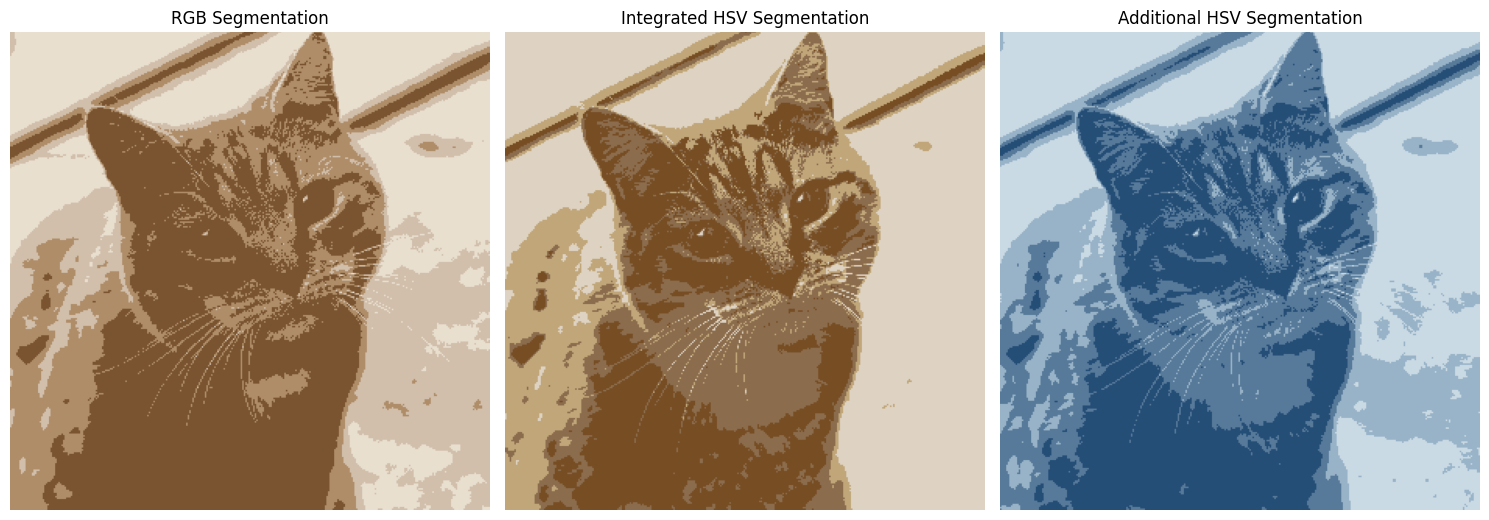
#> input picture results/segmentation_comparison.png, 1489 x 520 px
$ python rgb_hsv_kmeans_segmentation.py results/segmentation_comparison.png
#> lines starting #> are read from the running program, lines starting #| are printed output that depends on the picture
"""
RGB and HSV Image Segmentation using a custom K-means implementation.

This project compares image segmentation performed in RGB and HSV color spaces.
Initial centroids are selected with a greedy farthest-point strategy.
"""

import argparse
from pathlib import Path

import cv2
import matplotlib.pyplot as plt
import numpy as np


def greedy_centroid_selection(pixels: np.ndarray, n_clusters: int, rng: np.random.Generator) -> np.ndarray:
    """
    Select initial centroids using a greedy farthest-point strategy.

    The first centroid is selected randomly. Each subsequent centroid is
    selected as the pixel with the largest distance from its nearest
    already-selected centroid.
    """
    if pixels.ndim != 2:
        raise ValueError("pixels must be a 2D array.")
    if len(pixels) < n_clusters:
        raise ValueError("Number of pixels must be at least the number of clusters.")

    centroids = [pixels[rng.integers(len(pixels))]]

    for _ in range(1, n_clusters):
        distances = np.min(
            np.linalg.norm(
                pixels[:, None] - np.asarray(centroids)[None, :],
                axis=2,
            ),
            axis=1,
        )
        centroids.append(pixels[np.argmax(distances)])

    return np.asarray(centroids)


def assign_clusters(pixels: np.ndarray, centroids: np.ndarray) -> np.ndarray:
    """Assign each pixel to its nearest centroid using Euclidean distance."""
    distances = np.linalg.norm(
        pixels[:, None] - centroids[None, :],
        axis=2,
    )
    return np.argmin(distances, axis=1)


def update_centroids(
    pixels: np.ndarray,
    labels: np.ndarray,
    centroids: np.ndarray,
    n_clusters: int,
) -> np.ndarray:
    """
    Update centroids using the mean of each cluster.

    Empty clusters keep their previous centroid instead of being replaced
    with a zero vector.
    """
    new_centroids = centroids.copy()

    for cluster_id in range(n_clusters):
        cluster_points = pixels[labels == cluster_id]
        if len(cluster_points) > 0:
            new_centroids[cluster_id] = cluster_points.mean(axis=0)

    return new_centroids


def kmeans_segment(
    pixels: np.ndarray,
    image_shape: tuple[int, int, int],
    n_clusters: int = 4,
    max_iter: int = 8,
    seed: int = 42,
) -> np.ndarray:
    """
    Segment an image represented by a pixel matrix using custom K-means.

    Returns an image whose pixels are replaced by their assigned cluster
    centroids.
    """
    rng = np.random.default_rng(seed)

    centroids = greedy_centroid_selection(pixels, n_clusters, rng)

    for _ in range(max_iter):
        labels = assign_clusters(pixels, centroids)
        new_centroids = update_centroids(
            pixels,
            labels,
            centroids,
            n_clusters,
        )

        if np.allclose(centroids, new_centroids):
            break

        centroids = new_centroids

    # Recompute labels once using the final centroids.
    labels = assign_clusters(pixels, centroids)

    return centroids[labels].reshape(image_shape).astype(np.uint8)


def save_comparison(
    original_rgb: np.ndarray,
    segmented_rgb: np.ndarray,
    segmented_hsv_rgb: np.ndarray,
    difference: np.ndarray,
    output_dir: Path,
) -> None:
    """Save individual results and a combined comparison figure."""
    output_dir.mkdir(parents=True, exist_ok=True)

    cv2.imwrite(
        str(output_dir / "RGB_Segmentation.jpg"),
        cv2.cvtColor(segmented_rgb, cv2.COLOR_RGB2BGR),
        [cv2.IMWRITE_JPEG_QUALITY, 95],
    )

    cv2.imwrite(
        str(output_dir / "HSV_Segmentation.jpg"),
        cv2.cvtColor(segmented_hsv_rgb, cv2.COLOR_RGB2BGR),
        [cv2.IMWRITE_JPEG_QUALITY, 95],
    )

    cv2.imwrite(
        str(output_dir / "Segmentation_Difference.jpg"),
        cv2.cvtColor(difference, cv2.COLOR_RGB2BGR),
        [cv2.IMWRITE_JPEG_QUALITY, 95],
    )

    fig, axes = plt.subplots(1, 3, figsize=(15, 6))

    axes[0].imshow(segmented_rgb)
    axes[0].set_title("RGB Segmentation")
    axes[0].axis("off")

    axes[1].imshow(segmented_hsv_rgb)
    axes[1].set_title("HSV Segmentation")
    axes[1].axis("off")

    axes[2].imshow(difference)
    axes[2].set_title("Difference")
    axes[2].axis("off")

    fig.tight_layout()
    fig.savefig(
        output_dir / "Segmentation_Comparison.jpg",
        dpi=300,
        bbox_inches="tight",
    )
    plt.show()
    plt.close(fig)


def main() -> None:
    parser = argparse.ArgumentParser(
        description="Compare RGB and HSV image segmentation using custom K-means."
    )
    parser.add_argument(
        "image",
        type=Path,
        help="Path to the input image.",
    )
    parser.add_argument(
        "--output-dir",
        type=Path,
        default=Path("results"),
        help="Directory where output images will be saved (default: results).",
    )
    parser.add_argument(
        "--clusters",
        type=int,
        default=4,
        help="Number of K-means clusters (default: 4).",
    )
    parser.add_argument(
        "--max-iter",
        type=int,
        default=8,
        help="Maximum number of K-means iterations (default: 8).",
    )
    parser.add_argument(
        "--resize-factor",
        type=float,
        default=0.3,
        help="Resize factor for the input image (default: 0.3).",
    )
    parser.add_argument(
        "--seed",
        type=int,
        default=42,
        help="Random seed for reproducible centroid initialization (default: 42).",
    )
    args = parser.parse_args()

    if not args.image.exists():
        raise FileNotFoundError(f"Image not found: {args.image}")

    if args.clusters < 1:
        raise ValueError("--clusters must be at least 1.")

    if args.max_iter < 1:
        raise ValueError("--max-iter must be at least 1.")

    if not 0 < args.resize_factor <= 1:
        raise ValueError("--resize-factor must be between 0 and 1.")

    image_bgr = cv2.imread(str(args.image), cv2.IMREAD_COLOR)
#> image_bgr is the input picture: shape (520, 1489, 3); mean B, G, R 150.5, 160.1, 166.8
    if image_bgr is None:
        raise ValueError(f"Could not decode image: {args.image}")

    image_rgb = cv2.cvtColor(image_bgr, cv2.COLOR_BGR2RGB)
    image_rgb = cv2.resize(
        image_rgb,
        None,
        fx=args.resize_factor,
        fy=args.resize_factor,
        interpolation=cv2.INTER_AREA,
    )
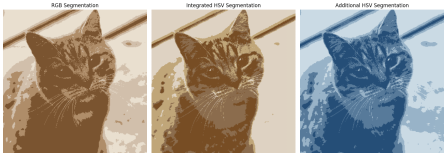
#> image_rgb: shape (156, 447, 3); mean R, G, B 166.9, 160.1, 150.6

    height, width, channels = image_rgb.shape
#> height = 156; width = 447; channels = 3
    pixels_rgb = image_rgb.reshape((-1, channels))

    segmented_rgb = kmeans_segment(
        pixels_rgb,
        image_rgb.shape,
        n_clusters=args.clusters,
        max_iter=args.max_iter,
        seed=args.seed,
    )
#> in greedy_centroid_selection, `centroids = [pixels[rng.integers(len(pixels))]]`: centroids = [[202, 218, 228]]
#> after the loop in greedy_centroid_selection, `for _ in range(1, n_clusters):`: centroids = [[202, 218, 228], [201, 217, 227], [199, 216, 226], [198, 215, 225]]
#> in kmeans_segment, `return centroids[labels].reshape(image_shape).astype(np.uint8)`:
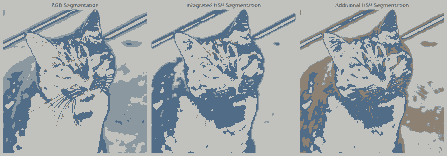
#> returned value: shape (156, 447, 3); mean of channels 0, 1, 2 170.6, 167.4, 161.1; drawn as B, G, R

    image_hsv = cv2.cvtColor(image_rgb, cv2.COLOR_RGB2HSV)
#> image_hsv: shape (156, 447, 3); mean H, S, V 40.5, 83.1, 183.2
    pixels_hsv = image_hsv.reshape((-1, 3))

    segmented_hsv = kmeans_segment(
        pixels_hsv,
        image_hsv.shape,
        n_clusters=args.clusters,
        max_iter=args.max_iter,
        seed=args.seed,
    )
#> call 2 of kmeans_segment, with pixels = array of shape (69732, 3), image_shape = (156, 447, 3), n_clusters = 4, max_iter = 8, seed = 42
#> in kmeans_segment (call 2), `centroids = greedy_centroid_selection(pixels, n_clusters, rng)`: centroids = [[102, 29, 228], [0, 0, 227], [104, 25, 226], [101, 33, 225]]
#> the loop in kmeans_segment (call 2), `for _ in range(max_iter):` made 8 passes
#> centroids on pass 6: [[45, 140, 136], [17, 44, 217], [50, 30, 224], [0, 0, 128]]
#> in kmeans_segment (call 2), `return centroids[labels].reshape(image_shape).astype(np.uint8)`:
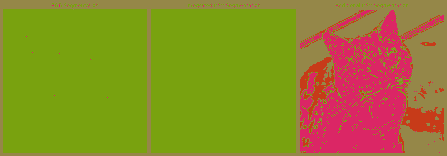
#> returned value: shape (156, 447, 3); mean of channels 0, 1, 2 39.5, 135.5, 143.2; drawn as B, G, R

    # Convert HSV result back to RGB for visualization.
    segmented_hsv_rgb = cv2.cvtColor(segmented_hsv, cv2.COLOR_HSV2RGB)
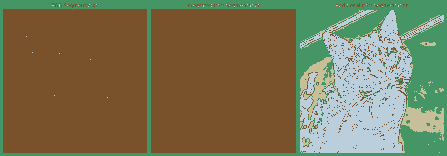
#> segmented_hsv_rgb: shape (156, 447, 3); mean R, G, B 122, 117.2, 84.3

    # Pixel-wise visual difference between the two segmentation outputs.
    difference = cv2.absdiff(segmented_rgb, segmented_hsv_rgb)
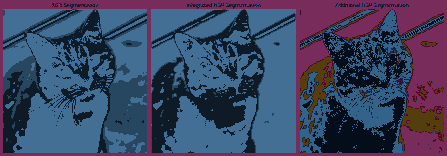
#> difference: shape (156, 447, 3); mean R, G, B 60.8, 69.8, 100

    print(f"Image size after resizing: {width} x {height}")
#| Image size after resizing: 447 x 156
    print(f"Clusters: {args.clusters}")
    print(f"Maximum iterations: {args.max_iter}")
    print(f"Random seed: {args.seed}")

    save_comparison(
        image_rgb,
        segmented_rgb,
        segmented_hsv_rgb,
        difference,
        args.output_dir,
    )
#> in save_comparison, `cv2.imwrite( str(output_dir / "RGB_Segmentation.jpg"), cv2.cvtColor(se..`:
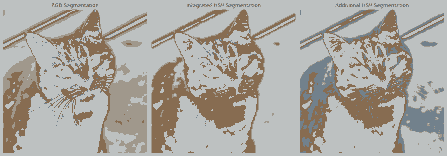
#> saved as RGB_Segmentation.jpg: shape (156, 447, 3); mean B, G, R 161.1, 167.4, 170.6

    print(f"Results saved to: {args.output_dir.resolve()}")


if __name__ == "__main__":
    main()
